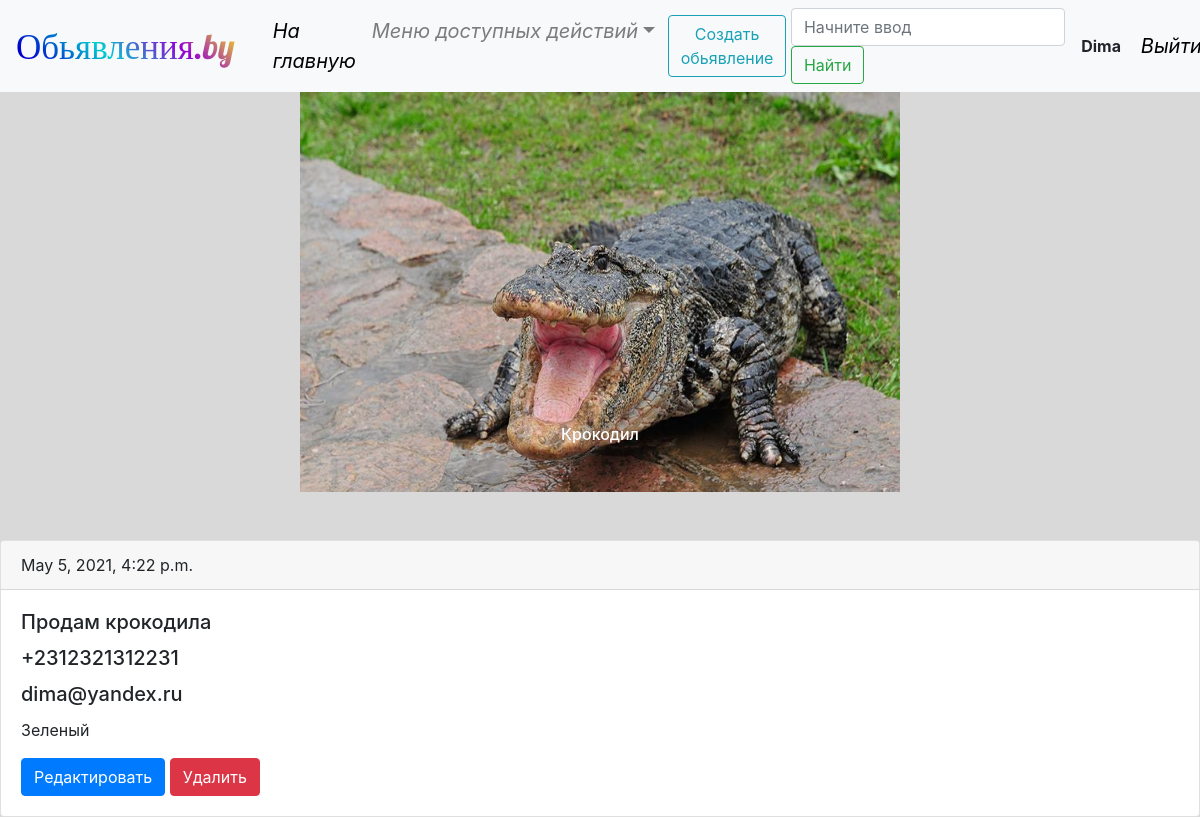
The page /detail/8 (signed in) on the database its author committed.
### main/models.py (models this page shows, shortened)
class Photo(models.Model):
    title = models.CharField(verbose_name='Описание', max_length=30, blank=True, null=True)
    image = models.ImageField(verbose_name='Фотография', upload_to='gallery/')
    user = models.ForeignKey(User, verbose_name='Пользователь', on_delete=models.CASCADE)
    gallery = models.ForeignKey(Gallery, verbose_name='Галерея', on_delete=models.CASCADE)
    class Meta:
        verbose_name = 'Фотография'
        verbose_name_plural = 'Фотографии'
        ordering = ['user','gallery','title']

class Advert(models.Model):
    title = models.CharField(verbose_name='заглавие', max_length=50)
    text = models.TextField(verbose_name='Текст обьявления', null=True)
    phone = models.CharField(verbose_name='Телефон', max_length=15, null=True, blank=True)
    email = models.EmailField(verbose_name='правильный Email-адрес', max_length=30, null=True)
    date = models.DateTimeField(auto_now_add=True)
    gallery = models.ForeignKey(Gallery, verbose_name='Галерея', on_delete=models.CASCADE, null=True, blank=True)
    user = models.ForeignKey(User, verbose_name='Пользователь', on_delete=models.CASCADE)
    class Meta:
        verbose_name = 'Обьявление'
        verbose_name_plural = 'Обьявления'
        ordering = ['-date']
    def get_UpdateUrl(self):
        return reverse('adv_update', kwargs={'pk': self.pk})
    def get_DeleteUrl(self):
        return reverse('adv_delete', kwargs={'pk': self.pk})

### main/views.py (the view)
# urls.py: path('detail/<int:pk>', AdvertDetailView.as_view(), name='adv_detail'),
class AdvertDetailView(LoginRequiredMixin, generic.DetailView):
    model = Advert
    template_name = 'main/advertdetail.html'
    context_object_name = 'adv'
    def get_context_data(self, **kwargs):
        pk = self.kwargs['pk']
        qsetAdvert = Advert.objects.values('gallery_id').filter(pk=pk)
        gallery = qsetAdvert.get().get('gallery_id')
        context = super().get_context_data(**kwargs)
        context['photo'] = Photo.objects.filter(gallery=gallery)
        context['permit'] = UserIsOwnerOrAdminMixin.has_permission(self)
        return context

### main/permissions.py (called while the page is built)
    def has_permission(self):
        return self.get_object().user == self.request.user or self.request.user.is_staff

### templates/main/advertdetail.html
{% extends 'base.html' %}
{% block content %}
<div id="carouselAdvertGalleryList" class="carousel slide" data-ride="carousel">
    <div class="carousel-inner">
        {% for item in photo %}
        <div data-interval="2000" class="carousel-item text-center text-light mb-5
          {% if forloop.first %} active{% endif %}">
            <img src="{{ item.image.url }}" style="width:600px; height:400px;">
            <div class="carousel-caption capt">
                <h6>{{ item.title }}</h6>
            </div>
        </div>
        {% endfor %}
    </div>
</div>
<div class="card">
    <div class="card-header">{{ adv.date }}</div>
    <div class="card-body">
        <h5 class="card-title">{{ adv.title }}</h5>
        <h5 class="card-title">{{ adv.phone }}</h5>
        <h5 class="card-title">{{ adv.email }}</h5>
        <p class="card-text">{{ adv.text }}</p>
        {% if permit %}
        <a href="{{ adv.get_UpdateUrl }}" class="btn btn-primary">Редактировать</a>
        <a href="{{ adv.get_DeleteUrl }}" class="btn btn-danger">Удалить</a>
        {% endif %}
    </div>
</div>
{% endblock %}

### templates/base.html (shortened to what this page needs)
<!DOCTYPE html>
{% load static %}
<html lang="en">
<head>
    <link rel="stylesheet" href="https://stackpath.bootstrapcdn.com/bootstrap/4.4.1/css/bootstrap.min.css"
>
    <link rel="stylesheet" href="{% static 'css/base.css' %}">
</head>
<body style="background-color: #d9d9d9;">
<nav class="navbar navbar-expand-lg navbar-light bg-light">
    <a class="logo" href="#">Обьявления.by</a>
    <div class="collapse navbar-collapse" id="navbarSupportedContent">
        <ul class="navbar-nav mr-auto">
            <li class="nav-item active">
                <a id="a" class="nav-link" href="{% url 'adv_list' %}">На главную<span class="sr-only">(current)</span></a>
            </li>
            {% if user.is_authenticated %}
            <li id="e" class="nav-item dropdown">
                <a class="nav-link dropdown-toggle" href="#" id="navbarDropdown" role="button" data-toggle="dropdown"
                   aria-haspopup="true" aria-expanded="false">Меню доступных действий</a>
            </li>
            {% endif %}
        </ul>
        {% if user.is_authenticated %}
        <a href="{% url 'adv_create' %}" type="button" class="btn btn-outline-info">Создать обьявление</a>
        {% endif %}
        <form class="form-inline my-2 my-lg-0" action="{% url 'adv_list' %}" method="get">
            <input class="form-control mr-sm-2" name="val" type="search" placeholder="Начните ввод" aria-label="Search">
            <button class="btn btn-outline-success my-2 my-sm-0" type="submit">Найти</button>
        </form>
        {% if user.is_authenticated %}
        <span><b> &nbsp;{{ user.username }}&nbsp; </b></span>
        <a id="d" class="nav-link" href="{% url 'account_logout' %}">Выйти</a>
        {% else %}
        <a id="b" class="nav-link" href="{% url 'account_login' %}">Вход</a>
        <a id="c" class="nav-link" href="{% url 'account_signup' %}">Регистрация</a>
        {% endif %}
    </div>
</nav>
{% block content %}
{% endblock %}
</body>
</html>

### static/css/base.css (style rules this page uses)
.logo { font-family: "Lobster", cursive; background: linear-gradient(45deg, #0000CD 10%,#00CED1,#9400D3,#FFFF00); -webkit-background-clip: text; -webkit-text-fill-color: transparent; color: #0000CD; display: table; font-size: 35px; }
#a { font-style: italic; font-size: 20px; color: #000000; margin-left:30px; }
#d { font-style: italic; font-size: 20px; color: #000000; }
#e { font-style: italic; font-size: 20px; }

### rows shown on the page
Photo: image (picture), title "Крокодил"
Advert: date "May 5, 2021, 4:22 p.m.", title "Продам крокодила", phone "+2312321312231", email "dima@yandex.ru", text "Зеленый"

### other values the page prints
{{ user.username }} "Dima"
